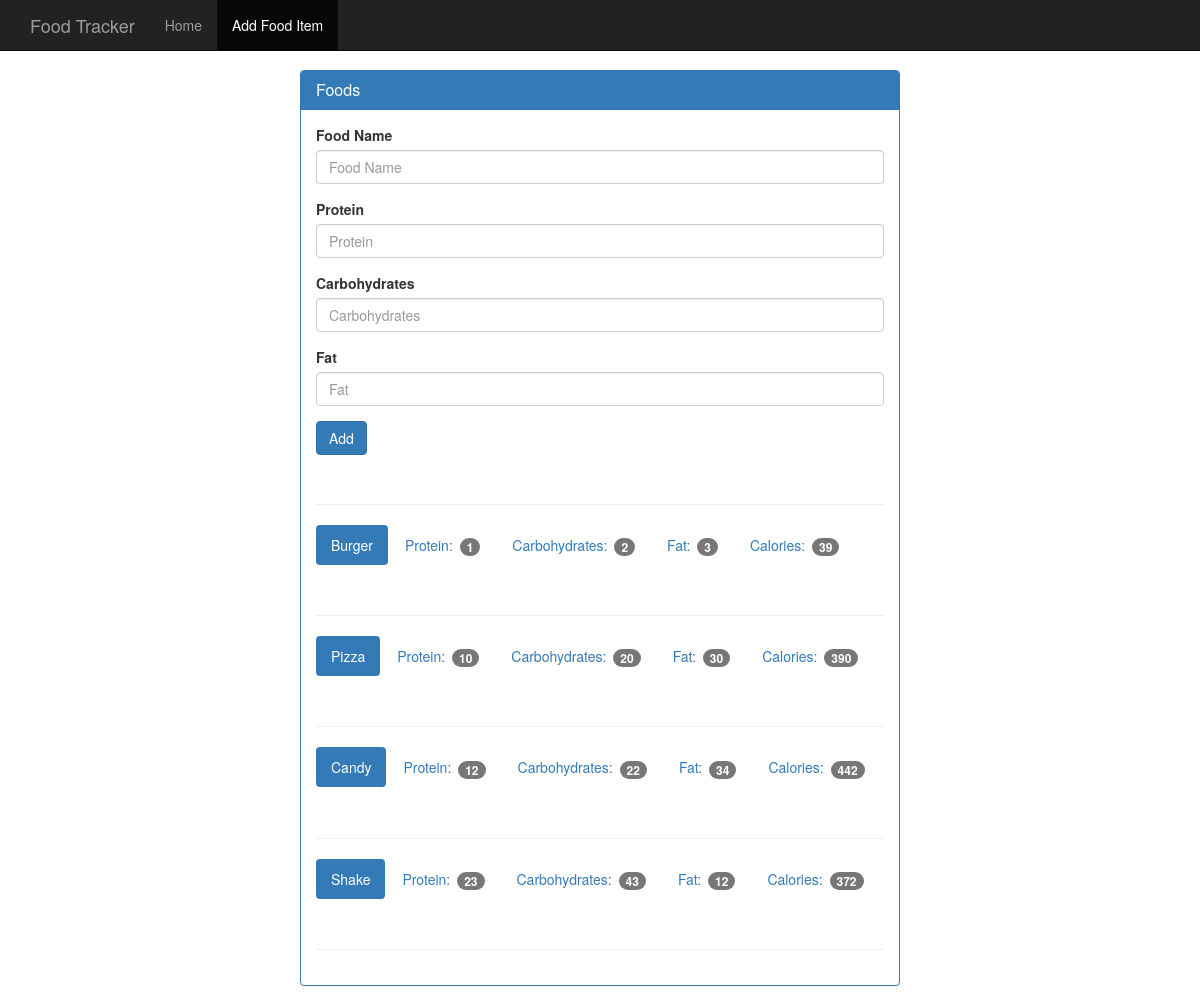
The app's page /food with its own data.
### tables this page shows
CREATE TABLE food (
    id integer primary key autoincrement,
    name text not null,
    protein integer not null,
    carbohydrates integer not null,
    fat integer not null,
    calories integer not null
);

### app.py (the view, shortened to what this page needs)
@app.route('/food', methods=['GET', 'POST'])
def food():
    db = get_db()
    cur = db.execute('select name, protein, carbohydrates, fat, calories from food')
    results = cur.fetchall()
    return render_template('add_food.html', results=results)

### app.py (called while the page is built)
def connect_db():
    sql = sqlite3.connect('food_log.db')
    sql.row_factory = sqlite3.Row
    return sql

def get_db():
    if not hasattr(g, 'sqlite_db'):
        g.sqlite_db = connect_db()
    return g.sqlite_db

### templates/add_food.html (shortened to what this page needs)
<!DOCTYPE html>
<html lang="en">
  <head>
    <link href="{{ url_for('static', filename='bootstrap.min.css') }}" rel="stylesheet">
    <link href="{{ url_for('static', filename='theme.css') }}" rel="stylesheet">
  </head>
  <body>
    <nav class="navbar navbar-inverse navbar-fixed-top">
      <div class="container">
        <div class="navbar-header">
          <a class="navbar-brand" href="{{ url_for('index') }}">Food Tracker</a>
        </div>
        <div id="navbar" class="navbar-collapse collapse">
          <ul class="nav navbar-nav">
            <li><a href="{{ url_for('index') }}">Home</a></li>
            <li class="active"><a href="{{ url_for('food') }}">Add Food Item</a></li>
          </ul>
        </div>
      </div>
    </nav>
    <div class="container theme-showcase col-sm-6 col-sm-offset-3" role="main">
      <div class="row">
        <div>
          <div class="panel panel-primary">
            <div class="panel-heading">
              <h3 class="panel-title">Foods</h3>
            </div>
            <div class="panel-body">
              <form method="POST" action="{{ url_for('food') }}">
                <div class="form-group">
                  <label for="food-name">Food Name</label>
                  <input type="text" class="form-control" id="food-name" name="food-name" placeholder="Food Name">
                </div>
                <div class="form-group">
                  <label for="protein">Protein</label>
                  <input type="number" class="form-control" id="protein" name="protein" placeholder="Protein">
                </div>
                <div class="form-group">
                  <label for="carbohydrates">Carbohydrates</label>
                  <input type="number" class="form-control" id="carbohydrates" name="carbohydrates" placeholder="Carbohydrates">
                </div>
                <div class="form-group">
                  <label for="fat">Fat</label>
                  <input type="number" class="form-control" id="fat" name="fat" placeholder="Fat">
                </div>
                <button type="submit" class="btn btn-primary">Add</button>
              </form>
              <div class="page-header"></div>
              {% for food in results %}
              <ul class="nav nav-pills" role="tablist">
                <li class="active"><a>{{ food.name }} </a></li>
                <li><a>Protein: <span class="badge">{{ food.protein }}</span></a></li>
                <li><a>Carbohydrates: <span class="badge">{{ food.carbohydrates }}</span></a></li>
                <li><a>Fat: <span class="badge">{{ food.fat }}</span></a></li>
                <li><a>Calories: <span class="badge">{{ food.calories }}</span></a></li>
              </ul>
              <div class="page-header"></div>
              {% endfor %}
            </div>
          </div>
        </div>
      </div>
    </div>
  </body>
</html>

### static/theme.css (style rules this page uses)
body { padding-top: 70px; padding-bottom: 30px; }

### records on screen
food: name "Burger", protein "1", carbohydrates "2", fat "3", calories "39"
food: name "Pizza", protein "10", carbohydrates "20", fat "30", calories "390"
food: name "Candy", protein "12", carbohydrates "22", fat "34", calories "442"
food: name "Shake", protein "23", carbohydrates "43", fat "12", calories "372"
